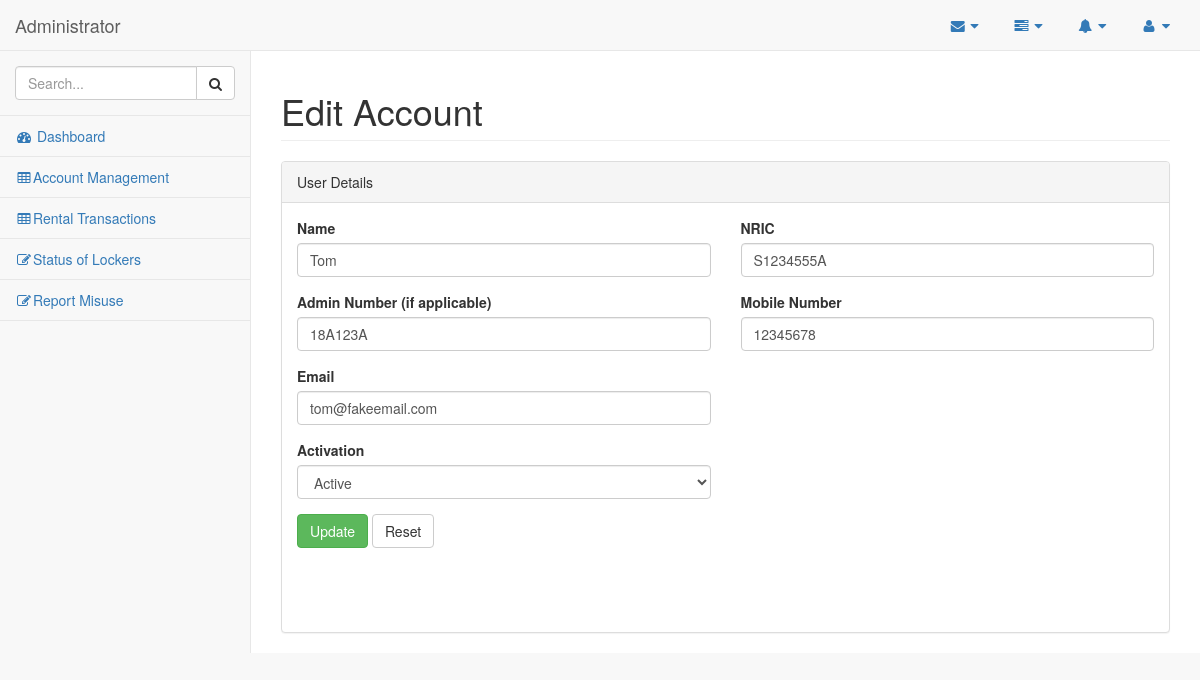
/UpdateAccount/GetAccountDetails/18A123A, run on the app's committed database.
### tables this page shows
CREATE TABLE IF NOT EXISTS `tbl_users` (
  `ID` int(11) NOT NULL AUTO_INCREMENT,
  `Username` varchar(12) NOT NULL,
  `NRIC` varchar(45) NOT NULL,
  `Display_Name` varchar(45) NOT NULL,
  `Email` varchar(255) NOT NULL,
  `Mobile_No` varchar(8) NOT NULL,
  `Password` varchar(512) NOT NULL,
  `Create_Time` timestamp NULL DEFAULT CURRENT_TIMESTAMP,
  `Points` int(11) NOT NULL DEFAULT '0',
  `Is_Active` tinyint(4) NOT NULL DEFAULT '1',
  `Is_Admin` tinyint(4) NOT NULL DEFAULT '0',
  PRIMARY KEY (`ID`),
  UNIQUE KEY `Username_UNIQUE` (`Username`)
);

### application/controllers/UpdateAccount.php (called while the page is built, shortened)
<?php
	class UpdateAccount extends CI_Controller {
		public function __construct()
		{
			$this->load->model('AdminModel');
		}
		public function GetAccountDetails($username)
		{
			$data['Userdata'] = $this->AdminModel->get_user_record($username);
			$this->form_validation->set_rules('username', 'Username', 'required|is_unique[tbl_users.Username]');
			$this->form_validation->set_rules('name', 'Name' ,'required');
			$this->form_validation->set_rules('email', 'Email', 'required|valid_email');
			$this->form_validation->set_rules('nric', 'Nric', 'required');
			$this->form_validation->set_rules('mobile', 'MobileNumber', 'required');
			if ($this->form_validation->run() == FALSE)
			{
				$this->load->view('Admin/EditAccount', $data);
			}
		}
	}
?>

### index.php (called while the page is built, shortened)
<?php
require_once BASEPATH.'core/CodeIgniter.php';

### application/models/AdminModel.php (called while the page is built, shortened)
<?php
	class AdminModel extends CI_Model
	{
		function get_user_record($Username)
		{
			$this->db->select('*');
			$this->db->from('tbl_users');
			$this->db->where('Username', $Username);
			$query = $this->db->get();
			if($query->num_rows() == 1)
			{
				$row = $query->row();
				$data = array(
						'Username' => $row->Username,
						'Display_Name' => $row->Display_Name,
						'NRIC' => $row->NRIC,
						'Mobile_No' => $row->Mobile_No,
						'Points' => $row->Points,
						'Is_Active' => $row->Is_Active,
						'Email' => $row->Email
						);
			}
			return $data;
		}
	}
?>

### application/views/Admin/EditAccount.php (the view, shortened to what this page needs)
<!DOCTYPE html>
<html lang="en">
<head>
    <link href="<?=base_url()?>assets/admin-bs/vendor/bootstrap/css/bootstrap.min.css" rel="stylesheet">
    <link href="<?=base_url()?>assets/admin-bs/vendor/metisMenu/metisMenu.min.css" rel="stylesheet">
    <link href="<?=base_url()?>assets/admin-bs/dist/css/sb-admin-2.css" rel="stylesheet">
    <link href="<?=base_url()?>assets/admin-bs/vendor/font-awesome/css/font-awesome.min.css" rel="stylesheet" type="text/css">
</head>
<body>
    <div id="wrapper">
        <nav class="navbar navbar-default navbar-static-top" role="navigation" style="margin-bottom: 0">
            <div class="navbar-header">
                <a class="navbar-brand" href="index.html">Administrator</a>
            </div>
            <ul class="nav navbar-top-links navbar-right">
                <li class="dropdown">
                    <a class="dropdown-toggle" data-toggle="dropdown" href="#">
                        <i class="fa fa-envelope fa-fw"></i> <i class="fa fa-caret-down"></i>
                    </a>
                </li>
                <li class="dropdown">
                    <a class="dropdown-toggle" data-toggle="dropdown" href="#">
                        <i class="fa fa-tasks fa-fw"></i> <i class="fa fa-caret-down"></i>
                    </a>
                </li>
                <li class="dropdown">
                    <a class="dropdown-toggle" data-toggle="dropdown" href="#">
                        <i class="fa fa-bell fa-fw"></i> <i class="fa fa-caret-down"></i>
                    </a>
                </li>
                <li class="dropdown">
                    <a class="dropdown-toggle" data-toggle="dropdown" href="#">
                        <i class="fa fa-user fa-fw"></i> <i class="fa fa-caret-down"></i>
                    </a>
                </li>
            </ul>
            <div class="navbar-default sidebar" role="navigation">
                <div class="sidebar-nav navbar-collapse">
                    <ul class="nav" id="side-menu">
                        <li class="sidebar-search">
                            <div class="input-group custom-search-form">
                                <input type="text" class="form-control" placeholder="Search...">
                                <span class="input-group-btn">
                                <button class="btn btn-default" type="button">
                                    <i class="fa fa-search"></i>
                                </button>
                            </span>
                            </div>
                        </li>
                        <li>
                            <a href="<?php echo base_url() ?>adminlogin"><i class="fa fa-dashboard fa-fw"></i> Dashboard</a>
                        </li>
                        <li>
                            <a href="<?php echo base_url() ?>accountmanagement"><i class="fa fa-table fa-fw"></i>Account Management</a>
                        </li>
                        <li>
                            <a href="<?php echo base_url() ?>rentaltransactions"><i class="fa fa-table fa-fw"></i>Rental Transactions</a>
                        </li>
						<li>
                            <a href="<?php echo base_url() ?>lockerstatus"><i class="fa fa-edit fa-fw"></i>Status of Lockers</a>
                        </li>
						<li>
                            <a href="userreport"><i class="fa fa-edit fa-fw"></i>Report Misuse</a>
                        </li>
                            </ul>
                </div>
            </div>
        </nav>
        <div id="page-wrapper">
            <div class="row">
                <div class="col-lg-12">
                    <h1 class="page-header">Edit Account</h1>
                </div>
            </div>
            <div class="row">
                <div class="col-lg-12">
                    <div class="panel panel-default">
                        <div class="panel-heading">
						User Details
						</div>
                        <div class="panel-body">
							<form role="form" method="post">
								<div class="row">
									<div class="col-lg-6">
										<div class="form-group">
										<label>Name</label>
										<input name="name" id="name" class="form-control" value="<?php echo $Userdata['Display_Name'] ?>" type="text">
										</div>
										<div class="form-group">
										<label>Admin Number (if applicable)</label>
											<input name="username" class="form-control" value="<?php echo $Userdata['Username'] ?>" type="text">
										</div>
										<div class="form-group">
										<label>Email</label>
											<input name="email" class="form-control" value="<?php echo $Userdata['Email'] ?>" type="email">
										</div>
										<div class="form-group">
										 <label>Activation</label>
										 <select class="form-control">
										 <option>Active</option>
											</select>
										</div>
										<button type="submit" class="btn btn-success">Update</button>
										<button type="reset" class="btn btn-default">Reset</button>
										<div class="form-group">
											<p class="form-control-static"></p>
										</div>
									</div>
									<div class="col-lg-6">
										<div class="form-group">
											<label>NRIC</label>
											<input name="nric" class="form-control" value="<?php echo $Userdata['NRIC'] ?>" type="text" >
										</div>
										<div class="form-group">
											<label>Mobile Number</label>
											<input name="mobile" class="form-control" value="<?php echo $Userdata['Mobile_No'] ?>" type="text">
										</div>
									</div>
								</div>
							</form>
                        </div>
                    </div>
                </div>
            </div>
        </div>
    </div>
</body>
</html>

### data on the page
tbl_users: name "Tom", username "18A123A", email "tom@fakeemail.com", nric "S1234555A", mobile "12345678"
